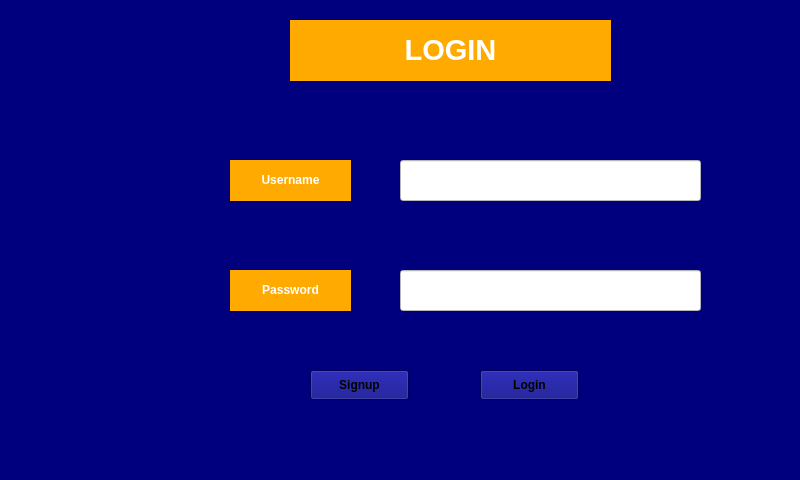
<?xml version="1.0" encoding="UTF-8"?>
<ui version="4.0">
 <class>MainWindow</class>
 <widget class="QMainWindow" name="MainWindow">
  <property name="geometry">
   <rect>
    <x>0</x>
    <y>0</y>
    <width>800</width>
    <height>480</height>
   </rect>
  </property>
  <property name="windowTitle">
   <string>MainWindow</string>
  </property>
  <property name="styleSheet">
   <string notr="true">background-color: rgb(0, 0, 127);</string>
  </property>
  <widget class="QWidget" name="centralwidget">
   <widget class="QLabel" name="label">
    <property name="geometry">
     <rect>
      <x>290</x>
      <y>20</y>
      <width>321</width>
      <height>61</height>
     </rect>
    </property>
    <property name="styleSheet">
     <string notr="true">background-color: rgb(255, 170, 0);</string>
    </property>
    <property name="text">
     <string>&lt;html&gt;&lt;head/&gt;&lt;body&gt;&lt;p align=&quot;center&quot;&gt;&lt;span style=&quot; font-size:22pt; font-weight:600; color:#ffffff;&quot;&gt;LOGIN&lt;/span&gt;&lt;/p&gt;&lt;/body&gt;&lt;/html&gt;</string>
    </property>
   </widget>
   <widget class="QLineEdit" name="username">
    <property name="geometry">
     <rect>
      <x>400</x>
      <y>160</y>
      <width>301</width>
      <height>41</height>
     </rect>
    </property>
    <property name="styleSheet">
     <string notr="true">background-color: rgb(255, 255, 255);</string>
    </property>
   </widget>
   <widget class="QLineEdit" name="password">
    <property name="geometry">
     <rect>
      <x>400</x>
      <y>270</y>
      <width>301</width>
      <height>41</height>
     </rect>
    </property>
    <property name="styleSheet">
     <string notr="true">background-color: rgb(255, 255, 255);</string>
    </property>
   </widget>
   <widget class="QLabel" name="label_2">
    <property name="geometry">
     <rect>
      <x>230</x>
      <y>160</y>
      <width>121</width>
      <height>41</height>
     </rect>
    </property>
    <property name="styleSheet">
     <string notr="true">background-color: rgb(255, 170, 0);</string>
    </property>
    <property name="text">
     <string>&lt;html&gt;&lt;head/&gt;&lt;body&gt;&lt;p align=&quot;center&quot;&gt;&lt;span style=&quot; font-weight:600; color:#ffffff;&quot;&gt;Username&lt;/span&gt;&lt;/p&gt;&lt;/body&gt;&lt;/html&gt;</string>
    </property>
   </widget>
   <widget class="QLabel" name="label_3">
    <property name="geometry">
     <rect>
      <x>230</x>
      <y>270</y>
      <width>121</width>
      <height>41</height>
     </rect>
    </property>
    <property name="styleSheet">
     <string notr="true">background-color: rgb(255, 170, 0);</string>
    </property>
    <property name="text">
     <string>&lt;html&gt;&lt;head/&gt;&lt;body&gt;&lt;p align=&quot;center&quot;&gt;&lt;span style=&quot; font-weight:600; color:#ffffff;&quot;&gt;Password&lt;/span&gt;&lt;/p&gt;&lt;/body&gt;&lt;/html&gt;</string>
    </property>
   </widget>
   <widget class="QWidget" name="widget" native="true">
    <property name="geometry">
     <rect>
      <x>40</x>
      <y>240</y>
      <width>161</width>
      <height>151</height>
     </rect>
    </property>
    <property name="styleSheet">
     <string notr="true">border-image: url(:/Images/Imagefiles/uteplogo.jpeg);</string>
    </property>
   </widget>
   <widget class="QWidget" name="widget_2" native="true">
    <property name="geometry">
     <rect>
      <x>49</x>
      <y>50</y>
      <width>151</width>
      <height>161</height>
     </rect>
    </property>
    <property name="styleSheet">
     <string notr="true">border-image: url(:/Images/Imagefiles/afc.jpeg);</string>
    </property>
   </widget>
   <widget class="QPushButton" name="signup_Button">
    <property name="geometry">
     <rect>
      <x>310</x>
      <y>370</y>
      <width>99</width>
      <height>30</height>
     </rect>
    </property>
    <property name="font">
     <font>
      <weight>75</weight>
      <bold>true</bold>
     </font>
    </property>
    <property name="styleSheet">
     <string notr="true">border-image: url(:/Images/Imagefiles/orangebutton.png);</string>
    </property>
    <property name="text">
     <string>Signup</string>
    </property>
   </widget>
   <widget class="QPushButton" name="login_Button">
    <property name="geometry">
     <rect>
      <x>480</x>
      <y>370</y>
      <width>99</width>
      <height>30</height>
     </rect>
    </property>
    <property name="font">
     <font>
      <weight>75</weight>
      <bold>true</bold>
     </font>
    </property>
    <property name="styleSheet">
     <string notr="true">border-image: url(:/Images/Imagefiles/orangebutton.png);</string>
    </property>
    <property name="text">
     <string>Login</string>
    </property>
   </widget>
  </widget>
  <widget class="QMenuBar" name="menubar">
   <property name="geometry">
    <rect>
     <x>0</x>
     <y>0</y>
     <width>800</width>
     <height>28</height>
    </rect>
   </property>
  </widget>
  <widget class="QStatusBar" name="statusbar"/>
 </widget>
 <resources>
  <include location="Resources.qrc"/>
 </resources>
 <connections/>
</ui>
